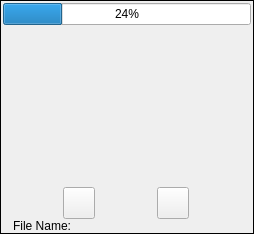
<?xml version="1.0" encoding="UTF-8"?>
<ui version="4.0">
 <class>AssetPhotoWidget</class>
 <widget class="QWidget" name="AssetPhotoWidget">
  <property name="geometry">
   <rect>
    <x>0</x>
    <y>0</y>
    <width>254</width>
    <height>234</height>
   </rect>
  </property>
  <property name="sizePolicy">
   <sizepolicy hsizetype="Expanding" vsizetype="Expanding">
    <horstretch>0</horstretch>
    <verstretch>0</verstretch>
   </sizepolicy>
  </property>
  <property name="minimumSize">
   <size>
    <width>0</width>
    <height>0</height>
   </size>
  </property>
  <property name="maximumSize">
   <size>
    <width>16777215</width>
    <height>16777215</height>
   </size>
  </property>
  <property name="windowTitle">
   <string>Form</string>
  </property>
  <layout class="QGridLayout" name="gridLayout_2">
   <property name="leftMargin">
    <number>0</number>
   </property>
   <property name="topMargin">
    <number>0</number>
   </property>
   <property name="rightMargin">
    <number>0</number>
   </property>
   <property name="bottomMargin">
    <number>0</number>
   </property>
   <property name="horizontalSpacing">
    <number>0</number>
   </property>
   <property name="verticalSpacing">
    <number>4</number>
   </property>
   <item row="0" column="0">
    <widget class="QFrame" name="m_MainFrame">
     <property name="sizePolicy">
      <sizepolicy hsizetype="Expanding" vsizetype="Expanding">
       <horstretch>0</horstretch>
       <verstretch>0</verstretch>
      </sizepolicy>
     </property>
     <property name="frameShape">
      <enum>QFrame::Shape::Box</enum>
     </property>
     <property name="frameShadow">
      <enum>QFrame::Shadow::Plain</enum>
     </property>
     <layout class="QVBoxLayout" name="verticalLayout">
      <property name="spacing">
       <number>0</number>
      </property>
      <property name="leftMargin">
       <number>0</number>
      </property>
      <property name="topMargin">
       <number>0</number>
      </property>
      <property name="rightMargin">
       <number>0</number>
      </property>
      <property name="bottomMargin">
       <number>0</number>
      </property>
      <item>
       <layout class="QHBoxLayout" name="horizontalLayout_2">
        <property name="spacing">
         <number>0</number>
        </property>
        <item>
         <widget class="AvatarBar" name="m_LeftAvatarBar" native="true"/>
        </item>
        <item>
         <widget class="QFrame" name="m_PhotoEntryFrame">
          <property name="sizePolicy">
           <sizepolicy hsizetype="Expanding" vsizetype="Expanding">
            <horstretch>0</horstretch>
            <verstretch>0</verstretch>
           </sizepolicy>
          </property>
          <property name="minimumSize">
           <size>
            <width>0</width>
            <height>0</height>
           </size>
          </property>
          <property name="frameShape">
           <enum>QFrame::Shape::NoFrame</enum>
          </property>
          <property name="frameShadow">
           <enum>QFrame::Shadow::Raised</enum>
          </property>
          <layout class="QGridLayout" name="gridLayout">
           <property name="leftMargin">
            <number>2</number>
           </property>
           <property name="topMargin">
            <number>2</number>
           </property>
           <property name="rightMargin">
            <number>2</number>
           </property>
           <property name="bottomMargin">
            <number>2</number>
           </property>
           <property name="spacing">
            <number>2</number>
           </property>
           <item row="1" column="0">
            <widget class="VidWidget" name="m_VidWidget" native="true">
             <property name="sizePolicy">
              <sizepolicy hsizetype="Expanding" vsizetype="Expanding">
               <horstretch>0</horstretch>
               <verstretch>0</verstretch>
              </sizepolicy>
             </property>
            </widget>
           </item>
           <item row="0" column="0">
            <widget class="VxProgressBar" name="m_XferProgressBar">
             <property name="value">
              <number>24</number>
             </property>
            </widget>
           </item>
          </layout>
         </widget>
        </item>
        <item>
         <widget class="AvatarBar" name="m_RightAvatarBar" native="true"/>
        </item>
       </layout>
      </item>
      <item>
       <widget class="QFrame" name="m_TagFrame">
        <layout class="QHBoxLayout" name="horizontalLayout_3">
         <property name="spacing">
          <number>5</number>
         </property>
         <property name="leftMargin">
          <number>0</number>
         </property>
         <property name="topMargin">
          <number>0</number>
         </property>
         <property name="rightMargin">
          <number>0</number>
         </property>
         <property name="bottomMargin">
          <number>0</number>
         </property>
         <item>
          <widget class="QLabel" name="m_LeftUserNameLabel">
           <property name="sizePolicy">
            <sizepolicy hsizetype="Minimum" vsizetype="Preferred">
             <horstretch>0</horstretch>
             <verstretch>0</verstretch>
            </sizepolicy>
           </property>
           <property name="minimumSize">
            <size>
             <width>0</width>
             <height>0</height>
            </size>
           </property>
           <property name="maximumSize">
            <size>
             <width>16777215</width>
             <height>16777215</height>
            </size>
           </property>
           <property name="text">
            <string notr="true"/>
           </property>
           <property name="alignment">
            <set>Qt::AlignmentFlag::AlignLeading|Qt::AlignmentFlag::AlignLeft|Qt::AlignmentFlag::AlignVCenter</set>
           </property>
          </widget>
         </item>
         <item>
          <widget class="QLabel" name="m_TagUserTextLabel">
           <property name="sizePolicy">
            <sizepolicy hsizetype="Expanding" vsizetype="Preferred">
             <horstretch>0</horstretch>
             <verstretch>0</verstretch>
            </sizepolicy>
           </property>
           <property name="minimumSize">
            <size>
             <width>0</width>
             <height>14</height>
            </size>
           </property>
           <property name="maximumSize">
            <size>
             <width>16777215</width>
             <height>16777215</height>
            </size>
           </property>
           <property name="text">
            <string/>
           </property>
           <property name="alignment">
            <set>Qt::AlignmentFlag::AlignCenter</set>
           </property>
          </widget>
         </item>
         <item>
          <widget class="QLabel" name="m_RightUserNameLabel">
           <property name="sizePolicy">
            <sizepolicy hsizetype="Minimum" vsizetype="Preferred">
             <horstretch>0</horstretch>
             <verstretch>0</verstretch>
            </sizepolicy>
           </property>
           <property name="text">
            <string notr="true"/>
           </property>
           <property name="alignment">
            <set>Qt::AlignmentFlag::AlignRight|Qt::AlignmentFlag::AlignTrailing|Qt::AlignmentFlag::AlignVCenter</set>
           </property>
          </widget>
         </item>
        </layout>
       </widget>
      </item>
      <item>
       <widget class="QFrame" name="m_ButtonFrame">
        <property name="sizePolicy">
         <sizepolicy hsizetype="Preferred" vsizetype="Minimum">
          <horstretch>0</horstretch>
          <verstretch>0</verstretch>
         </sizepolicy>
        </property>
        <property name="minimumSize">
         <size>
          <width>0</width>
          <height>0</height>
         </size>
        </property>
        <property name="maximumSize">
         <size>
          <width>16777215</width>
          <height>42</height>
         </size>
        </property>
        <property name="frameShape">
         <enum>QFrame::Shape::NoFrame</enum>
        </property>
        <property name="frameShadow">
         <enum>QFrame::Shadow::Raised</enum>
        </property>
        <layout class="QHBoxLayout" name="horizontalLayout">
         <property name="spacing">
          <number>0</number>
         </property>
         <property name="leftMargin">
          <number>0</number>
         </property>
         <property name="topMargin">
          <number>0</number>
         </property>
         <property name="rightMargin">
          <number>0</number>
         </property>
         <property name="bottomMargin">
          <number>0</number>
         </property>
         <item>
          <widget class="VxPushButton" name="m_SendButton">
           <property name="sizePolicy">
            <sizepolicy hsizetype="Fixed" vsizetype="Fixed">
             <horstretch>0</horstretch>
             <verstretch>0</verstretch>
            </sizepolicy>
           </property>
           <property name="minimumSize">
            <size>
             <width>32</width>
             <height>32</height>
            </size>
           </property>
           <property name="maximumSize">
            <size>
             <width>32</width>
             <height>32</height>
            </size>
           </property>
           <property name="text">
            <string notr="true"/>
           </property>
           <property name="iconSize">
            <size>
             <width>32</width>
             <height>32</height>
            </size>
           </property>
          </widget>
         </item>
         <item>
          <widget class="VxPushButton" name="m_ShredButton">
           <property name="sizePolicy">
            <sizepolicy hsizetype="Fixed" vsizetype="Fixed">
             <horstretch>0</horstretch>
             <verstretch>0</verstretch>
            </sizepolicy>
           </property>
           <property name="minimumSize">
            <size>
             <width>32</width>
             <height>32</height>
            </size>
           </property>
           <property name="maximumSize">
            <size>
             <width>32</width>
             <height>32</height>
            </size>
           </property>
           <property name="text">
            <string notr="true"/>
           </property>
           <property name="iconSize">
            <size>
             <width>32</width>
             <height>32</height>
            </size>
           </property>
          </widget>
         </item>
        </layout>
       </widget>
      </item>
      <item>
       <widget class="QFrame" name="m_FileNameFrame">
        <property name="sizePolicy">
         <sizepolicy hsizetype="Expanding" vsizetype="Preferred">
          <horstretch>0</horstretch>
          <verstretch>0</verstretch>
         </sizepolicy>
        </property>
        <layout class="QHBoxLayout" name="horizontalLayout_4">
         <property name="spacing">
          <number>2</number>
         </property>
         <property name="leftMargin">
          <number>0</number>
         </property>
         <property name="topMargin">
          <number>0</number>
         </property>
         <property name="rightMargin">
          <number>0</number>
         </property>
         <property name="bottomMargin">
          <number>0</number>
         </property>
         <item>
          <widget class="QLabel" name="m_FileNameTitleLabel">
           <property name="sizePolicy">
            <sizepolicy hsizetype="Fixed" vsizetype="Preferred">
             <horstretch>0</horstretch>
             <verstretch>0</verstretch>
            </sizepolicy>
           </property>
           <property name="minimumSize">
            <size>
             <width>70</width>
             <height>0</height>
            </size>
           </property>
           <property name="maximumSize">
            <size>
             <width>70</width>
             <height>16777215</height>
            </size>
           </property>
           <property name="text">
            <string>File Name:</string>
           </property>
           <property name="alignment">
            <set>Qt::AlignmentFlag::AlignRight|Qt::AlignmentFlag::AlignTrailing|Qt::AlignmentFlag::AlignVCenter</set>
           </property>
          </widget>
         </item>
         <item>
          <widget class="VxLabel" name="m_FileNameLabel">
           <property name="sizePolicy">
            <sizepolicy hsizetype="Expanding" vsizetype="Preferred">
             <horstretch>0</horstretch>
             <verstretch>0</verstretch>
            </sizepolicy>
           </property>
           <property name="minimumSize">
            <size>
             <width>0</width>
             <height>0</height>
            </size>
           </property>
           <property name="maximumSize">
            <size>
             <width>16777215</width>
             <height>16777215</height>
            </size>
           </property>
           <property name="text">
            <string/>
           </property>
          </widget>
         </item>
        </layout>
       </widget>
      </item>
     </layout>
    </widget>
   </item>
  </layout>
 </widget>
 <customwidgets>
  <customwidget>
   <class>VxPushButton</class>
   <extends>QPushButton</extends>
   <header location="global">VxPushButton.h</header>
  </customwidget>
  <customwidget>
   <class>AvatarBar</class>
   <extends>QWidget</extends>
   <header>AvatarBar.h</header>
   <container>1</container>
  </customwidget>
  <customwidget>
   <class>VxProgressBar</class>
   <extends>QProgressBar</extends>
   <header location="global">VxProgressBar.h</header>
  </customwidget>
  <customwidget>
   <class>VidWidget</class>
   <extends>QWidget</extends>
   <header location="global">VidWidget.h</header>
   <container>1</container>
  </customwidget>
  <customwidget>
   <class>VxLabel</class>
   <extends>QLabel</extends>
   <header>VxLabel.h</header>
  </customwidget>
 </customwidgets>
 <resources/>
 <connections/>
</ui>
